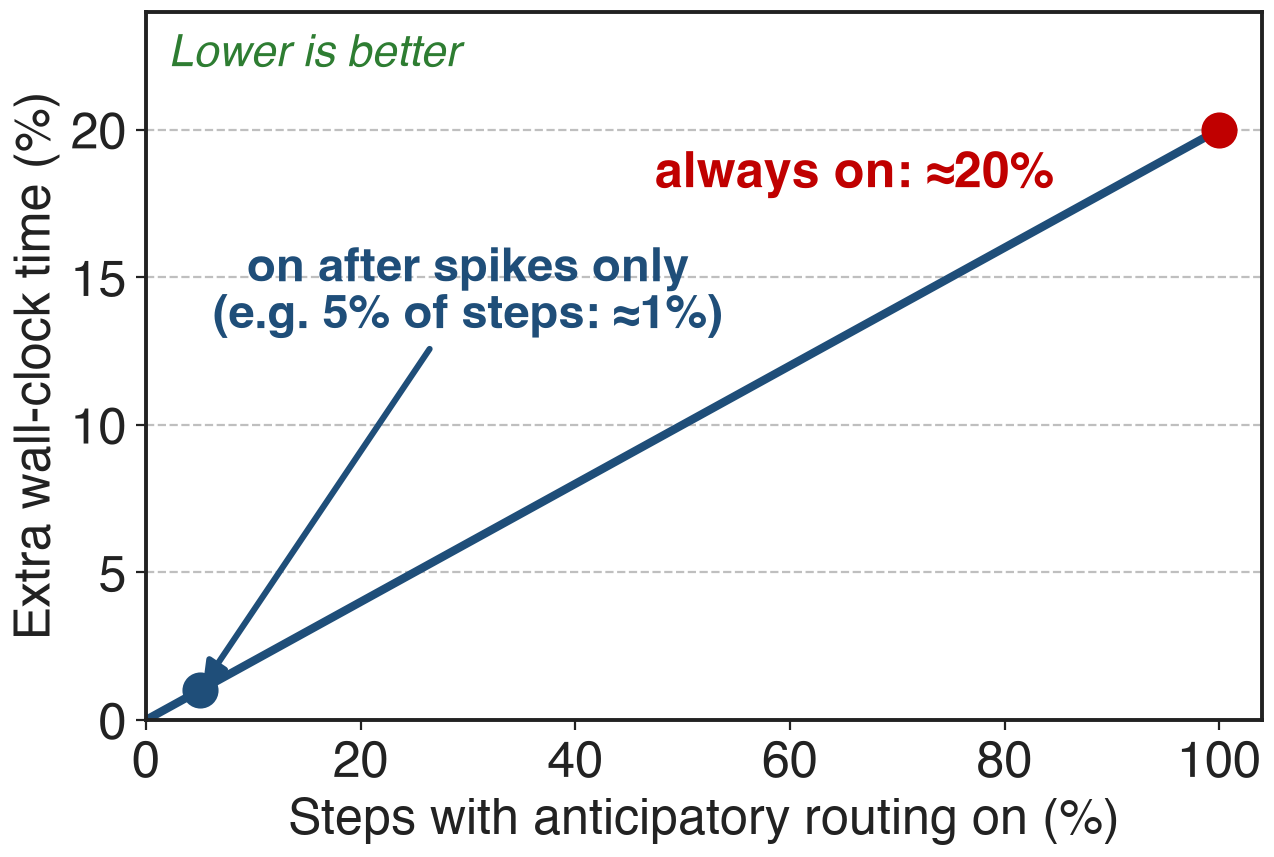

Write the Python code that produced this figure.
"""Analytic: run-level wall-clock overhead of anticipatory routing vs the fraction of steps it is active.
DeepSeek-V4 §4.2.3 bounds the extra wall-clock time to about 20% while the mode is on, and turns it on only after a
detected loss spike. overhead(f) = 0.20 * f. The 5% point is an illustrative fraction, not a reported one."""
import sys, pathlib
import numpy as np
sys.path.insert(0, str(pathlib.Path(__file__).resolve().parents[3] / "scripts"))
import slidechart as sc

f = np.linspace(0, 100, 200)
ov = 0.20 * f

sc.setup()
fig, ax = sc.figure("right")
ax.plot(f, ov, color=sc.ACCENT, label="≈20% × active fraction")
ax.plot([100], [20], "o", color=sc.PROBLEM, markersize=12, zorder=5)
ax.annotate("always on: ≈20%", xy=(100, 20), xytext=(66, 18.5), color=sc.PROBLEM, fontsize=18, fontweight="bold",
            ha="center", va="center")
ax.plot([5], [1], "o", color=sc.ACCENT, markersize=12, zorder=5)
ax.annotate("on after spikes only\n(e.g. 5% of steps: ≈1%)", xy=(5, 1), xytext=(30, 14.5), color=sc.ACCENT,
            fontsize=17, fontweight="bold", ha="center", va="center",
            arrowprops=dict(arrowstyle="-|>", color=sc.ACCENT, lw=2.2))
ax.set_xlabel("Steps with anticipatory routing on (%)")
ax.set_ylabel("Extra wall-clock time (%)")
ax.set_xlim(0, 104)
ax.set_ylim(0, 24)
sc.better(ax, "Lower is better", where="upper left")
sc.save(fig, __file__)
